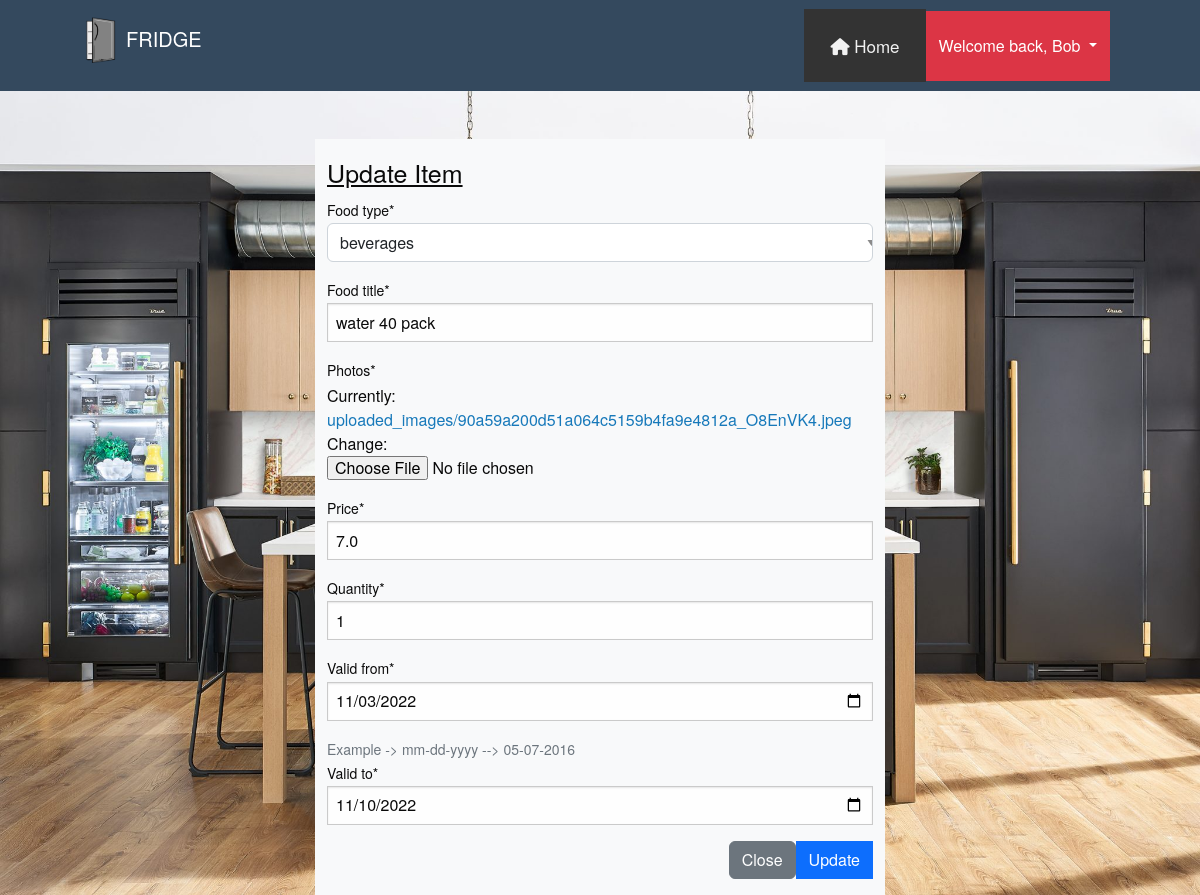
/edit/22 (signed in), run on an earlier commit of the app's database.
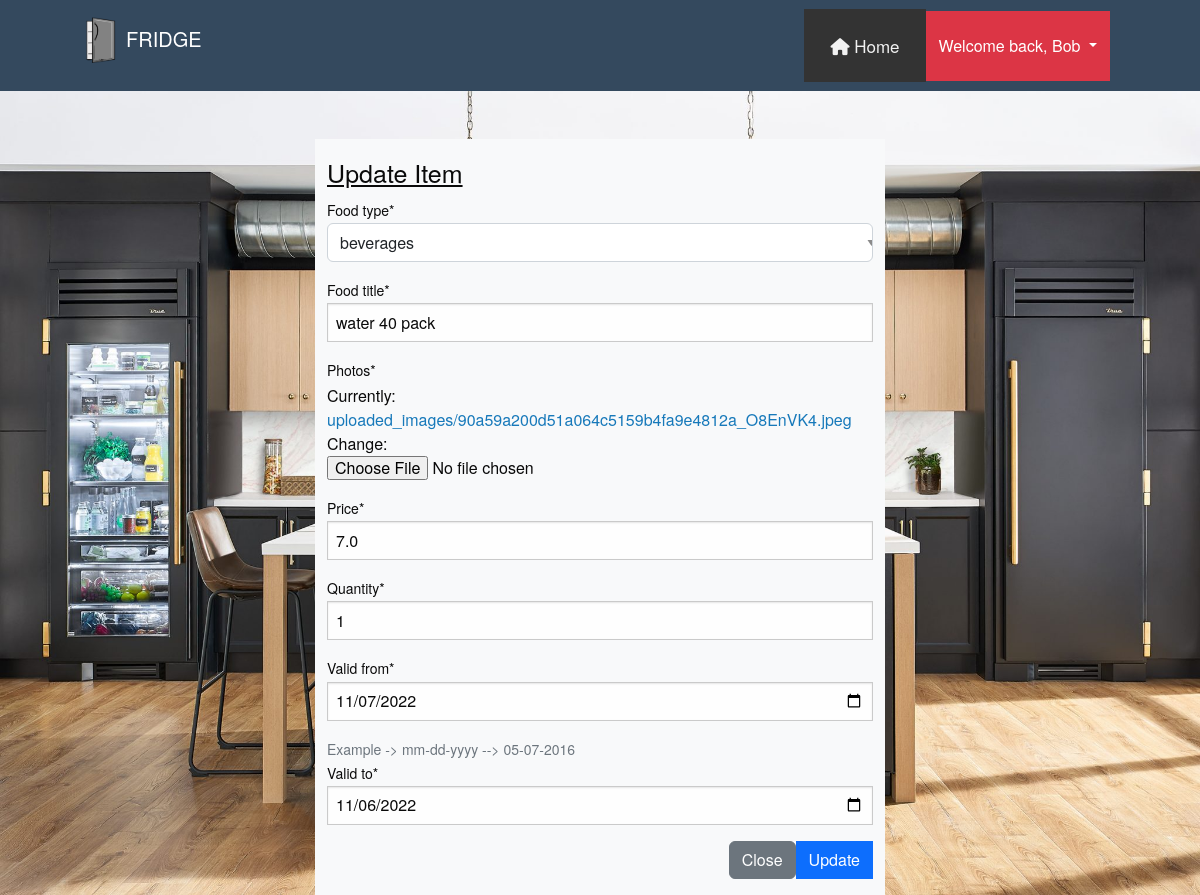
And on a later commit of the database.
### app1/models.py (models this page shows, shortened)
class Item(models.Model):
    STATUS_CHOICES1 = (
        ('dairy', 'dairy'),
        ('beverages', 'beverages'),
        ('frozen vegetables', 'frozen vegetables'),
        ('meat', 'meat'),
        ('fruits', 'fruits'),
    )
    author = models.ForeignKey(Profile, on_delete=models.CASCADE)
    food_type = models.CharField(max_length=100, choices=STATUS_CHOICES1)
    food_title = models.CharField(max_length=120)
    photos = models.ImageField(upload_to='uploaded_images/')
    price = models.FloatField(default=0)
    quantity = models.PositiveIntegerField(null=False, default=0)
    valid_from = models.DateField(auto_now=False, auto_now_add=False)
    valid_to = models.DateField(auto_now=False, auto_now_add=False)
    timestamp = models.DateTimeField(auto_now_add=True)
    status = models.CharField(default='Good',max_length=100)
    class Meta:
        verbose_name_plural = "Items"

### app1/views.py (the view)
# urls.py: path('edit/<int:pk>', item_update, name='item_update'),
@login_required
def item_update(request, pk):
    data = get_object_or_404(Item, pk=pk, author=request.user.id)
    form = ItemForm(instance=data)
    if request.method == "POST":
        form = ItemForm(request.POST, request.FILES, instance=data)
        if form.is_valid():
            form.save()
            messages.success(request, "Successfully updated item ...!!!")
            return redirect('item_list')
    context = {
        "form": form
    }
    return render(request, 'update_item.html', context)

### app1/forms.py
class ItemForm(forms.ModelForm):
    valid_to = forms.DateField(
        widget = forms.DateInput(
            attrs={
                'type': 'date',
                'class': 'form-control'},
            )
    )
    valid_from = forms.DateField(
        widget = forms.DateInput(
            attrs={
                'type': 'date',
                'class': 'form-control'},
            )
    )
    class Meta:
        model = Item
        fields = ('food_type', 'food_title', 'photos', 'price', 'quantity', 'valid_from', 'valid_to')
    def __init__(self, *args, **kwargs):
        super(ItemForm, self).__init__(*args, **kwargs)
        self.fields['valid_from'].help_text = "Example -> mm-dd-yyyy --> 05-07-2016"

### templates/update_item.html (shortened to what this page needs)
{% extends 'base.html' %}
{% load crispy_forms_tags %}
{% block content %}
    <div class="container mt-5">
        <div class="row justify-content-center ">
            <div class="col-md-6 col-sm-4 bg-light">
                <h4 class="mt-3"><u>Update Item</u></h4>
                <form action="" method="post" enctype="multipart/form-data">
                    {{ form|crispy }}
                    <div class="modal-footer mt-2 mb-3 ">
                        <a href="/"><button type="button_update" class="btn btn-secondary" data-bs-dismiss="modal">Close
                        </button></a>
                        <button type="submit" class="btn btn-primary ">Update</button>
                    </div>
                </form>
            </div>
        </div>
    </div>
{% endblock %}

What changed in the data, as far as the page shows it:
changed Item "beverages": valid_from "11/03/2022" → "11/07/2022"; valid_to "11/10/2022" → "11/06/2022"
